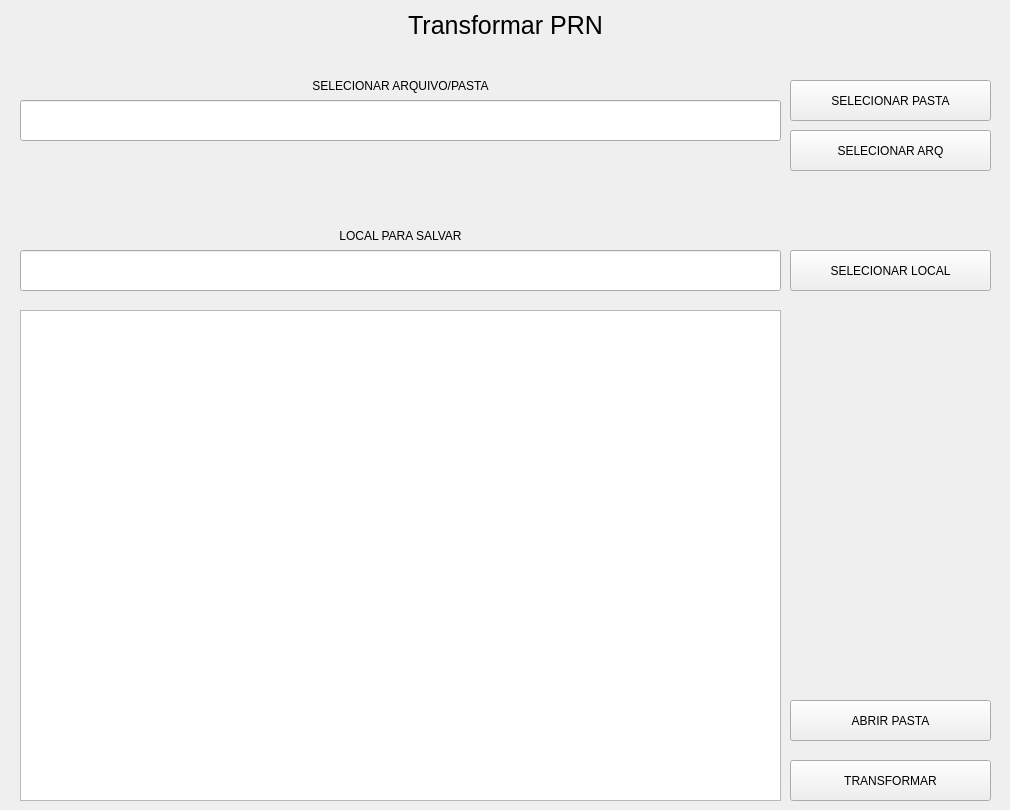
    <widget class="QWidget" name="pagPRN">
     <widget class="QLabel" name="label_2">
      <property name="geometry">
       <rect>
        <x>10</x>
        <y>10</y>
        <width>991</width>
        <height>31</height>
       </rect>
      </property>
      <property name="styleSheet">
       <string notr="true">font-size: 25px;</string>
      </property>
      <property name="text">
       <string>Transformar PRN</string>
      </property>
      <property name="alignment">
       <set>Qt::AlignCenter</set>
      </property>
     </widget>
     <widget class="QPushButton" name="btnPRNarq">
      <property name="geometry">
       <rect>
        <x>790</x>
        <y>130</y>
        <width>201</width>
        <height>41</height>
       </rect>
      </property>
      <property name="styleSheet">
       <string notr="true"/>
      </property>
      <property name="text">
       <string>SELECIONAR ARQ</string>
      </property>
      <property name="class" stdset="0">
       <string>botoes2</string>
      </property>
     </widget>
     <widget class="QLineEdit" name="textoPRNarq">
      <property name="geometry">
       <rect>
        <x>20</x>
        <y>100</y>
        <width>761</width>
        <height>41</height>
       </rect>
      </property>
      <property name="styleSheet">
       <string notr="true"/>
      </property>
     </widget>
     <widget class="QLineEdit" name="textoPRNlocal">
      <property name="geometry">
       <rect>
        <x>20</x>
        <y>250</y>
        <width>761</width>
        <height>41</height>
       </rect>
      </property>
      <property name="styleSheet">
       <string notr="true"/>
      </property>
     </widget>
     <widget class="QPushButton" name="btnPRNlocal">
      <property name="geometry">
       <rect>
        <x>790</x>
        <y>250</y>
        <width>201</width>
        <height>41</height>
       </rect>
      </property>
      <property name="styleSheet">
       <string notr="true"/>
      </property>
      <property name="text">
       <string>SELECIONAR LOCAL</string>
      </property>
      <property name="teste" stdset="0">
       <string>kk</string>
      </property>
      <property name="class" stdset="0">
       <string>botoes2</string>
      </property>
     </widget>
     <widget class="QLabel" name="label_6">
      <property name="geometry">
       <rect>
        <x>20</x>
        <y>220</y>
        <width>761</width>
        <height>31</height>
       </rect>
      </property>
      <property name="styleSheet">
       <string notr="true"/>
      </property>
      <property name="text">
       <string>LOCAL PARA SALVAR</string>
      </property>
      <property name="alignment">
       <set>Qt::AlignCenter</set>
      </property>
     </widget>
     <widget class="QLabel" name="label_7">
      <property name="geometry">
       <rect>
        <x>20</x>
        <y>70</y>
        <width>761</width>
        <height>31</height>
       </rect>
      </property>
      <property name="styleSheet">
       <string notr="true"/>
      </property>
      <property name="text">
       <string>SELECIONAR ARQUIVO/PASTA</string>
      </property>
      <property name="alignment">
       <set>Qt::AlignCenter</set>
      </property>
     </widget>
     <widget class="QPushButton" name="btnPRNtransformar">
      <property name="geometry">
       <rect>
        <x>790</x>
        <y>760</y>
        <width>201</width>
        <height>41</height>
       </rect>
      </property>
      <property name="styleSheet">
       <string notr="true"/>
      </property>
      <property name="text">
       <string>TRANSFORMAR</string>
      </property>
      <property name="class" stdset="0">
       <string>botoes1</string>
      </property>
     </widget>
     <widget class="QTextEdit" name="txtinfoPRN">
      <property name="geometry">
       <rect>
        <x>20</x>
        <y>310</y>
        <width>761</width>
        <height>491</height>
       </rect>
      </property>
      <property name="styleSheet">
       <string notr="true"/>
      </property>
     </widget>
     <widget class="QPushButton" name="btnAbrPasta">
      <property name="geometry">
       <rect>
        <x>790</x>
        <y>700</y>
        <width>201</width>
        <height>41</height>
       </rect>
      </property>
      <property name="styleSheet">
       <string notr="true"/>
      </property>
      <property name="text">
       <string>ABRIR PASTA</string>
      </property>
      <property name="class" stdset="0">
       <string>botoes1</string>
      </property>
     </widget>
     <widget class="QPushButton" name="btnPRNpasta">
      <property name="geometry">
       <rect>
        <x>790</x>
        <y>80</y>
        <width>201</width>
        <height>41</height>
       </rect>
      </property>
      <property name="styleSheet">
       <string notr="true"/>
      </property>
      <property name="text">
       <string>SELECIONAR PASTA</string>
      </property>
      <property name="class" stdset="0">
       <string>botoes2</string>
      </property>
     </widget>
    </widget>
